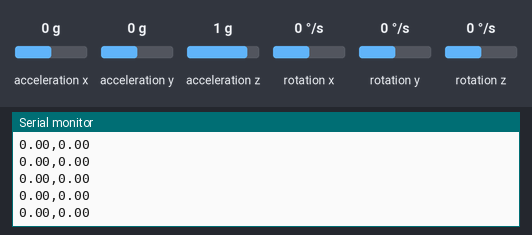
Simulated run of this sketch. Board: Arduino Uno, built with avr-gcc and run on an emulated ATmega328P. Parts: the last lines printed to the serial monitor. The inputs (shaded band) are chosen by the test bench; at power-on: acceleration x 0 g, acceleration y 0 g, acceleration z 1 g, rotation x 0 °/s, rotation y 0 °/s, rotation z 0 °/s.

Above: at 1.2 s.
1.3 s: acceleration x set to -1.4 g
At 2.2 s:
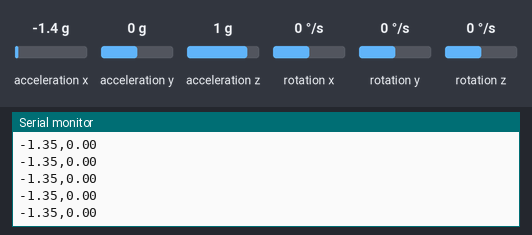
4.3 s: acceleration y set to -1.4 g
At 5.1 s:
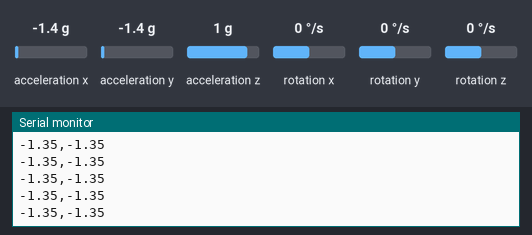
5.8 s: acceleration x set to -0.8 g
At 6.7 s:
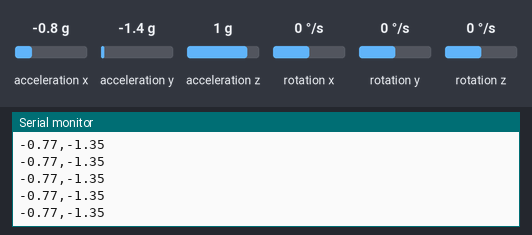
Timing chart, 0 to 8.8 s (numbered marks = the images above; inputs shaded):
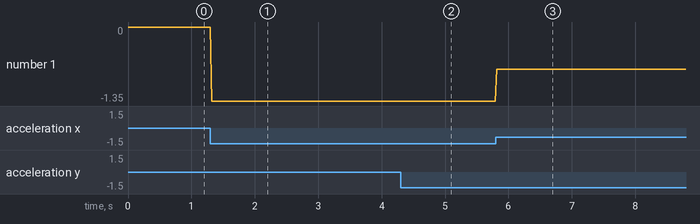

Measured:
- after the input at 1.3 s, the serial monitor: prints a new line at once (image 1)
- after the input at 4.3 s, the serial monitor: prints a new line at once (image 2)
- after the input at 5.8 s, the serial monitor: prints a new line at once (image 3)
- plotted number 1: 0 → -1.35 after the input at 1.3 s, -1.35 → -0.77 after the input at 5.8 s

The sketch:

sketch_jan17a.ino
```cpp
#include <Wire.h>
#include <MPU6050.h>

MPU6050 mpu;

void setup() {
  Serial.begin(9600);
  Wire.begin();
  mpu.initialize();
}

void loop() {
  int16_t ax, ay, az;
  mpu.getAcceleration(&ax, &ay, &az);

  float x = ax / 17000.0;
  float y = ay / 17000.0;

  Serial.print(x);
  Serial.print(",");
  Serial.println(y);

  delay(20);
}
```
